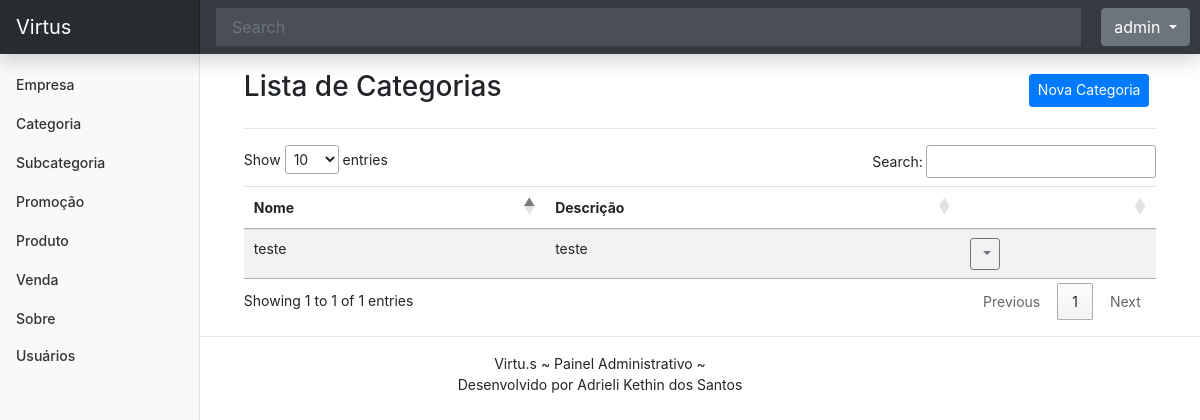
Page /listar/categoria/ (signed in) on the earlier database version.
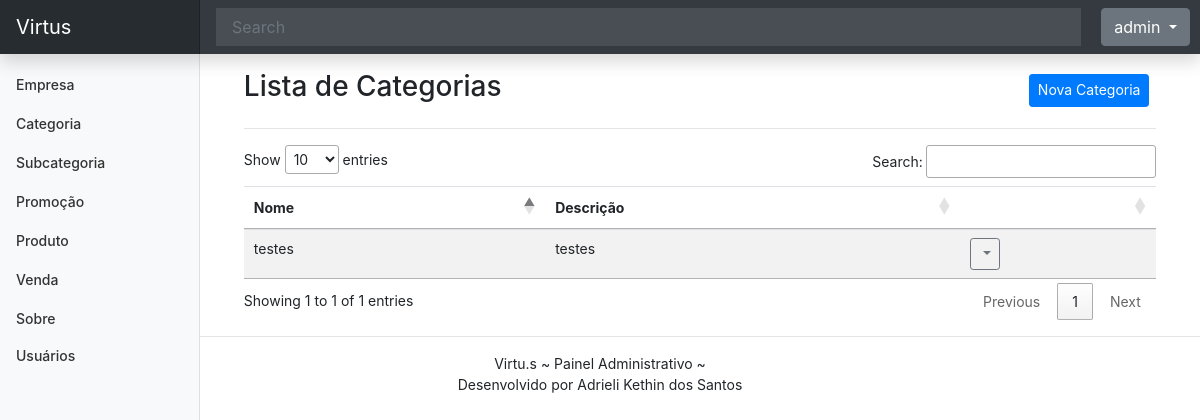
Same page on the later database version.
### cadastros/models.py (models this page shows, shortened)
class Categoria(models.Model):
    nome = models.CharField(max_length=50)
    descricao = models.CharField(max_length=100, verbose_name="descrição")
    data_inclusao = models.DateTimeField(auto_now_add=True, verbose_name="data inclusão")
    data_alteracao = models.DateTimeField(auto_now=True, verbose_name="data alteração")
    data_exclusao = models.DateTimeField(
        verbose_name="data exclusão", null=True)
    cadastrado_por = models.ForeignKey(User, on_delete=models.PROTECT, null=True, related_name='categoria_cadastrada')
    alterado_por = models.ForeignKey(User, on_delete=models.PROTECT, null=True, related_name='categoria_atualizada')

### cadastros/views.py (the view)
# urls.py: path("listar/categoria/", CategoriaList.as_view(), name="listar-categoria"),
class CategoriaList(ListView, LoginRequiredMixin):
    model = Categoria
    template_name = "cadastros/list/categoria.html"

### cadastros/templates/cadastros/list/categoria.html (shortened to what this page needs)
{% extends 'paginas/modelo.html' %}
{% load static %}
{% block conteudo %}
<div class="row justify-content-center align-items-center mt-3">
    <div class="col-md-10">
        <h3 class="">Lista de Categorias</h3>
    </div>
    <div class="col-md">
        <a href="{% url 'cadastrar-categoria' %}" class="btn btn-primary btn-sm">
            Nova Categoria
        </a>
    </div>
</div>
<hr>
<div class="table-responsive-lg">
    <table id="tabela-categorias" class="table table-striped">
        <thead>
            <tr>
                <th>Nome</th>
                <th>Descrição</th>
                <th></th>
            </tr>
        </thead>
        <tbody>
            {% for obj in object_list %}
            <tr class="">
                <td>{{ obj.nome }}</td>
                <td>{{ obj.descricao }}</td>
                <td>
                    <div class="dropdown">
                        <a class="btn btn-sm btn-outline-secondary dropdown-toggle" href="#" role="button"
                            data-bs-toggle="dropdown" aria-expanded="false">
                        </a>
                    </div>
                </td>
            </tr>
            {% empty %}
            <tr>
                <th colspan="100%">Nenhum registro encontrado.</th>
            </tr>
            {% endfor %}
        </tbody>
    </table>
</div>
{% endblock %}

Differences in the rows shown:
removed Categoria: nome "teste", descricao "teste"
added Categoria: nome "testes", descricao "testes"
